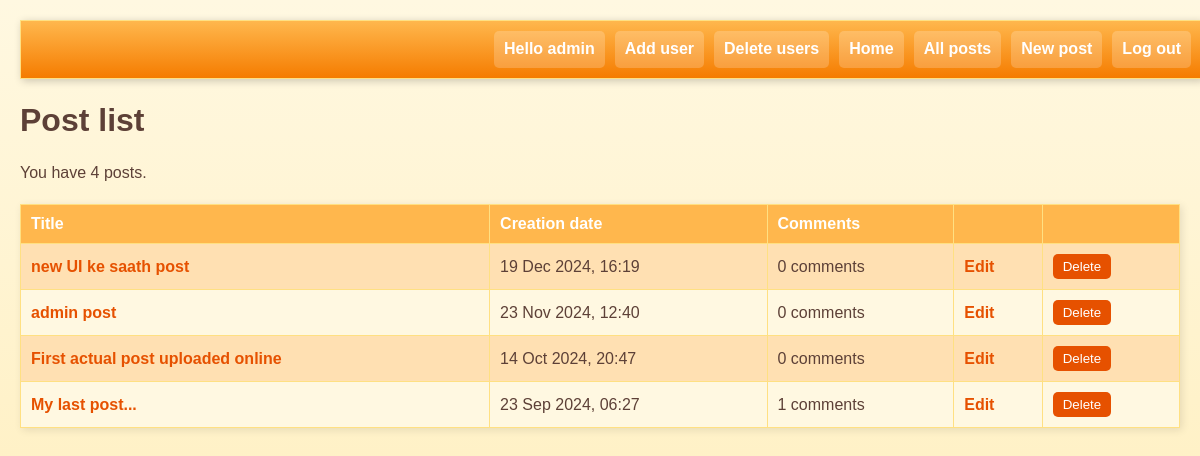
Page /list-posts.php (signed in) on the committed database.
### tables this page shows
CREATE TABLE post (
	id INTEGER PRIMARY KEY AUTOINCREMENT NOT NULL,
	title VARCHAR NOT NULL,
	body VARCHAR NOT NULL,
	user_id INTEGER NOT NULL,
	created_at VARCHAR NOT NULL,
	updated_at VARCHAR,
	FOREIGN KEY (user_id) REFERENCES user(id)
);

### lib/common.php (called while the page is built, shortened)
<?php
function htmlEscape($html)
{
    return htmlspecialchars($html, ENT_HTML5, 'UTF-8');
}
function convertSqlDate($sqlDate)
{
    $date = DateTime::createFromFormat('Y-m-d H:i:s', $sqlDate);
    return $date->format('d M Y, H:i');
}
function getAuthUser()
{
    if(isLoggedIn()){
        return $_SESSION['logged_in_username'];
    }
    else{
        return null;
    }
}
function isLoggedIn()
{
    return isset($_SESSION['logged_in_username']);
}
function getAllPosts(PDO $pdo)
{
    $stmt = $pdo -> query(
        'SELECT id, title, created_at, body, (SELECT COUNT(*) FROM comment WHERE comment.post_id = post.id) comment_count FROM post ORDER BY created_at DESC'
    );
    return $stmt->fetchAll(PDO::FETCH_ASSOC);
}
function getUserFromUserId(PDO $pdo, $userId){
    $sql = 'SELECT username FROM user WHERE id=:id';
    $stmt = $pdo -> prepare($sql);
    $stmt->execute(
        array('id' => $userId)
    );
    return $stmt->fetchColumn();
}
function getUserFromPostId(PDO $pdo, $postId)
{
    $sql = 'SELECT user_id FROM post WHERE id=:id';
    $stmt = $pdo->prepare($sql);
    $stmt -> execute(
        array('id' => $postId)
    );
    return $stmt->fetchColumn();
}
function checkUser(PDO $pdo, $postId, $username)
{
    $userId = getUserFromPostId($pdo, $postId);
    $author = getUserFromUserId($pdo, $userId);
    $adminUsername = 'admin';
    $allowed = false;
    if($author === $username or $username === $adminUsername)
    {
        $allowed = true;
    }
    return $allowed;
}

### list-posts.php (the view, shortened to what this page needs)
<?php
require_once 'lib/common.php';
$pdo = getPDO();
$posts = getAllPosts($pdo);
?>
<DOCTYPE html>
        <?php include 'templates/head.php' ?>
        <?php require_once 'templates/top-menu.php' ?>
        <h1> Post list </h1>
        <p> You have <?php echo count($posts)?> posts. </p>
        <form method="post">
            <table id="post-list">
                <thead>
                    <tr>
                        <th> Title </th>
                        <th> Creation date </th>
                        <th> Comments </th>
                        <th></th>
                        <th></th>
                    </tr>
                </thead>
                <tbody>
                    <?php foreach ($posts as $post): ?>
                        <tr>
                            <td>
                                <a href="view-post.php?post_id=<?php echo $post['id'] ?>"><?php echo htmlEscape($post['title'])?></a>
                            </td>
                            <td>
                                <?php echo convertSqlDate($post['created_at']) ?>
                            </td>
                            <td>
                                <?php echo htmlEscape($post['comment_count']); ?> comments
                            </td>
                            <td>
                                <?php if(checkUser($pdo, $post['id'], getAuthUser())): ?>
                                    <a href="edit-post.php?post_id=<?php echo $post['id']?>">Edit</a>
                                <?php endif ?>
                            </td>
                            <td>
                                <?php if(checkUser($pdo, $post['id'], getAuthUser())): ?>
                                    <input
                                        type="submit"
                                        name="delete-post[<?php echo $post['id']?>]"
                                        value="Delete"
                                    />
                                <?php endif ?>
                            </td>
                        </tr>
                        <?php endforeach ?>
                </tbody>
            </table>
        </form>
    </body>
</html>

### css/main.css (style rules this page uses)
body { font-family: 'Verdana', sans-serif; background: linear-gradient(to bottom, #fff8e1, #ffecb3); color: #5d4037; margin: 0 auto; padding: 20px; max-width: 1200px; line-height: 1.3; text-align: left; }
body a { font-family: Verdana, Geneva, Tahoma, sans-serif; color: #5d4037; }
#post-list { width: 100%; border-collapse: collapse; margin-top: 20px; background-color: #fff3e0; box-shadow: 2px 2px 8px rgba(0, 0, 0, 0.1); }
#post-list th { background-color: #ffb74d; color: white; font-weight: bold; padding: 10px; text-align: left; border: 1px solid #ffe082; }
#post-list td { padding: 10px; border: 1px solid #ffe082; text-align: left; }
#post-list tr:nth-child(odd) { background-color: #ffe0b2; }
#post-list tr:nth-child(even) { background-color: #fff8e1; }
#post-list a { color: #e65100; text-decoration: none; font-weight: bold; }
#post-list input[type="submit"] { background-color: #e65100; color: white; border: none; padding: 5px 10px; border-radius: 5px; cursor: pointer; transition: background-color 0.3s ease; }

### rows in the picture
post: title "new UI ke saath post", created_at "19 Dec 2024, 16:19", comment_count "0"
post: title "admin post", created_at "23 Nov 2024, 12:40", comment_count "0"
post: title "First actual post uploaded online", created_at "14 Oct 2024, 20:47", comment_count "0"
post: title "My last post...", created_at "23 Sep 2024, 06:27", comment_count "1"

### other values in the picture
htmlEscape(getAuthUser()) "admin"
count($posts) "4"
